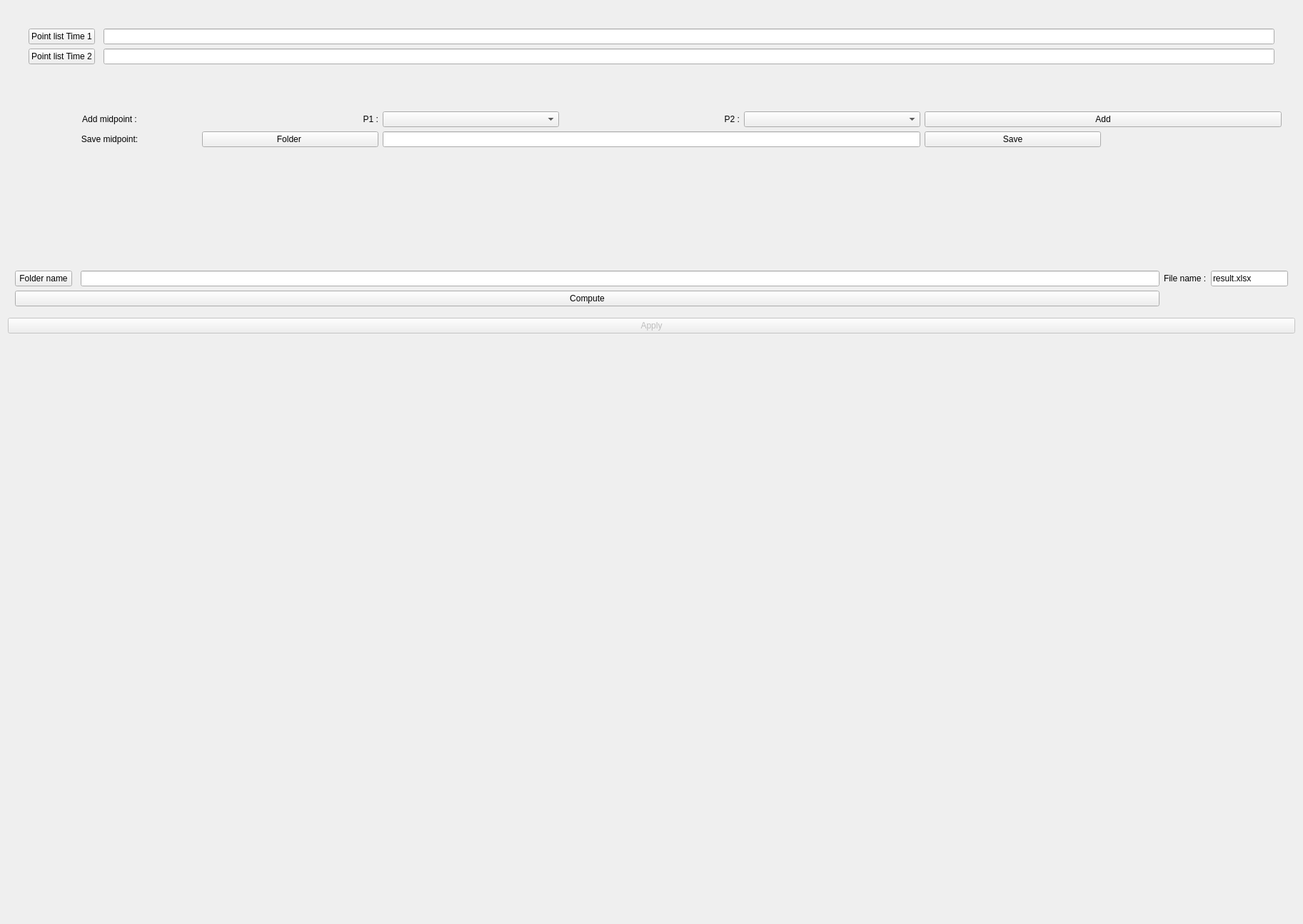
<?xml version="1.0" encoding="UTF-8"?>
<ui version="4.0">
 <class>AQ3DC</class>
 <widget class="qMRMLWidget" name="AQ3DC">
  <property name="geometry">
   <rect>
    <x>0</x>
    <y>0</y>
    <width>1825</width>
    <height>1294</height>
   </rect>
  </property>
  <layout class="QGridLayout" name="gridLayout">
   <item row="6" column="0">
    <spacer name="verticalSpacer">
     <property name="orientation">
      <enum>Qt::Vertical</enum>
     </property>
     <property name="sizeHint" stdset="0">
      <size>
       <width>20</width>
       <height>40</height>
      </size>
     </property>
    </spacer>
   </item>
   <item row="4" column="0">
    <widget class="QPushButton" name="ButtonApply">
     <property name="enabled">
      <bool>false</bool>
     </property>
     <property name="toolTip">
      <string>Run the algorithm.</string>
     </property>
     <property name="text">
      <string>Apply</string>
     </property>
    </widget>
   </item>
   <item row="1" column="0">
    <widget class="ctkCollapsibleButton" name="CollapsibleButton" native="true">
     <property name="maximumSize">
      <size>
       <width>16777215</width>
       <height>16777215</height>
      </size>
     </property>
     <property name="text" stdset="0">
      <string>Measurement</string>
     </property>
     <layout class="QFormLayout" name="formLayout">
      <item row="0" column="0" colspan="2">
       <layout class="QVBoxLayout" name="Layout_tableview">
        <property name="leftMargin">
         <number>10</number>
        </property>
        <property name="topMargin">
         <number>10</number>
        </property>
        <property name="rightMargin">
         <number>10</number>
        </property>
        <property name="bottomMargin">
         <number>10</number>
        </property>
        <item>
         <widget class="QLabel" name="label_2">
          <property name="text">
           <string/>
          </property>
         </widget>
        </item>
        <item>
         <layout class="QVBoxLayout" name="verticalLayout_2">
          <property name="leftMargin">
           <number>10</number>
          </property>
          <property name="topMargin">
           <number>10</number>
          </property>
          <property name="rightMargin">
           <number>10</number>
          </property>
          <property name="bottomMargin">
           <number>10</number>
          </property>
          <item>
           <widget class="QLabel" name="label_4">
            <property name="text">
             <string/>
            </property>
           </widget>
          </item>
         </layout>
        </item>
        <item>
         <layout class="QVBoxLayout" name="verticalLayout_3">
          <property name="leftMargin">
           <number>10</number>
          </property>
          <property name="topMargin">
           <number>10</number>
          </property>
          <property name="rightMargin">
           <number>10</number>
          </property>
          <property name="bottomMargin">
           <number>10</number>
          </property>
          <item>
           <widget class="QLabel" name="label_3">
            <property name="text">
             <string/>
            </property>
           </widget>
          </item>
         </layout>
        </item>
       </layout>
      </item>
     </layout>
    </widget>
   </item>
   <item row="0" column="0">
    <widget class="ctkCollapsibleButton" name="inputsCollapsibleButton" native="true">
     <property name="text" stdset="0">
      <string>Sample</string>
     </property>
     <layout class="QFormLayout" name="formLayout_2">
      <item row="0" column="0" colspan="2">
       <layout class="QVBoxLayout" name="verticalLayout">
        <property name="leftMargin">
         <number>10</number>
        </property>
        <property name="topMargin">
         <number>10</number>
        </property>
        <property name="rightMargin">
         <number>10</number>
        </property>
        <item>
         <layout class="QGridLayout" name="gridLayout_2">
          <property name="leftMargin">
           <number>10</number>
          </property>
          <property name="topMargin">
           <number>10</number>
          </property>
          <property name="rightMargin">
           <number>10</number>
          </property>
          <property name="bottomMargin">
           <number>10</number>
          </property>
          <item row="1" column="2">
           <widget class="QLineEdit" name="LineEditPathT2"/>
          </item>
          <item row="0" column="0">
           <widget class="QPushButton" name="ButtonPathT1">
            <property name="text">
             <string>Point list Time 1</string>
            </property>
           </widget>
          </item>
          <item row="1" column="0">
           <widget class="QPushButton" name="ButtonPathT2">
            <property name="text">
             <string>Point list Time 2</string>
            </property>
           </widget>
          </item>
          <item row="0" column="2">
           <widget class="QLineEdit" name="LineEditPathT1">
            <property name="inputMask">
             <string/>
            </property>
            <property name="text">
             <string/>
            </property>
           </widget>
          </item>
          <item row="2" column="0" colspan="3">
           <layout class="QHBoxLayout" name="horizontalLayout">
            <property name="leftMargin">
             <number>10</number>
            </property>
            <property name="topMargin">
             <number>10</number>
            </property>
            <property name="rightMargin">
             <number>10</number>
            </property>
            <property name="bottomMargin">
             <number>10</number>
            </property>
            <item>
             <widget class="QLabel" name="label">
              <property name="text">
               <string/>
              </property>
             </widget>
            </item>
           </layout>
          </item>
         </layout>
        </item>
       </layout>
      </item>
      <item row="1" column="0" colspan="2">
       <layout class="QGridLayout" name="GridLayoutMidpoint">
        <property name="leftMargin">
         <number>10</number>
        </property>
        <property name="topMargin">
         <number>10</number>
        </property>
        <property name="rightMargin">
         <number>10</number>
        </property>
        <property name="bottomMargin">
         <number>10</number>
        </property>
        <item row="0" column="0">
         <widget class="QLabel" name="LabelAddMidpoint">
          <property name="text">
           <string>Add midpoint :</string>
          </property>
          <property name="alignment">
           <set>Qt::AlignCenter</set>
          </property>
         </widget>
        </item>
        <item row="0" column="2">
         <widget class="QComboBox" name="CbMidpointP1"/>
        </item>
        <item row="0" column="4">
         <widget class="QComboBox" name="CbMidpointP2"/>
        </item>
        <item row="1" column="1">
         <widget class="QPushButton" name="ButtonFolderMidpoint">
          <property name="text">
           <string>Folder </string>
          </property>
         </widget>
        </item>
        <item row="0" column="1">
         <widget class="QLabel" name="LabelP1">
          <property name="text">
           <string>P1 :</string>
          </property>
          <property name="alignment">
           <set>Qt::AlignRight|Qt::AlignTrailing|Qt::AlignVCenter</set>
          </property>
         </widget>
        </item>
        <item row="0" column="3">
         <widget class="QLabel" name="LabelP2">
          <property name="text">
           <string>P2 :</string>
          </property>
          <property name="alignment">
           <set>Qt::AlignRight|Qt::AlignTrailing|Qt::AlignVCenter</set>
          </property>
         </widget>
        </item>
        <item row="1" column="5">
         <widget class="QPushButton" name="ButtonSaveMidpoint">
          <property name="text">
           <string>Save</string>
          </property>
         </widget>
        </item>
        <item row="1" column="2" colspan="3">
         <widget class="QLineEdit" name="LineEditPathMidpoint"/>
        </item>
        <item row="1" column="0">
         <widget class="QLabel" name="LabelSaveMidpoint">
          <property name="text">
           <string>Save midpoint:</string>
          </property>
          <property name="alignment">
           <set>Qt::AlignCenter</set>
          </property>
         </widget>
        </item>
        <item row="1" column="6">
         <widget class="QLabel" name="LabelMidpointSaved">
          <property name="text">
           <string/>
          </property>
         </widget>
        </item>
        <item row="0" column="5" colspan="2">
         <widget class="QPushButton" name="ButtonAddMidpoint">
          <property name="text">
           <string>Add</string>
          </property>
         </widget>
        </item>
       </layout>
      </item>
     </layout>
    </widget>
   </item>
   <item row="2" column="0">
    <layout class="QGridLayout" name="GridLayoutComputation">
     <property name="leftMargin">
      <number>10</number>
     </property>
     <property name="topMargin">
      <number>10</number>
     </property>
     <property name="rightMargin">
      <number>10</number>
     </property>
     <property name="bottomMargin">
      <number>10</number>
     </property>
     <item row="0" column="2">
      <widget class="QLineEdit" name="LineEditFolderComputation">
       <property name="inputMask">
        <string/>
       </property>
       <property name="text">
        <string/>
       </property>
      </widget>
     </item>
     <item row="0" column="3">
      <widget class="QLabel" name="LabelFileName">
       <property name="text">
        <string>File name :</string>
       </property>
      </widget>
     </item>
     <item row="0" column="0">
      <widget class="QPushButton" name="ButtonFolderCompute">
       <property name="text">
        <string>Folder name</string>
       </property>
      </widget>
     </item>
     <item row="0" column="4" colspan="2">
      <widget class="QLineEdit" name="LineEditComputationFile">
       <property name="inputMask">
        <string/>
       </property>
       <property name="text">
        <string>result.xlsx</string>
       </property>
      </widget>
     </item>
     <item row="6" column="3" colspan="3">
      <widget class="QLabel" name="LabelMeasurementSaved">
       <property name="text">
        <string/>
       </property>
      </widget>
     </item>
     <item row="6" column="0" colspan="3">
      <widget class="QPushButton" name="ButtonCompute">
       <property name="text">
        <string>Compute</string>
       </property>
      </widget>
     </item>
    </layout>
   </item>
  </layout>
 </widget>
 <customwidgets>
  <customwidget>
   <class>ctkCollapsibleButton</class>
   <extends>QWidget</extends>
   <header>ctkCollapsibleButton.h</header>
   <container>1</container>
  </customwidget>
  <customwidget>
   <class>qMRMLWidget</class>
   <extends>QWidget</extends>
   <header>qMRMLWidget.h</header>
   <container>1</container>
  </customwidget>
 </customwidgets>
 <resources/>
 <connections/>
</ui>
